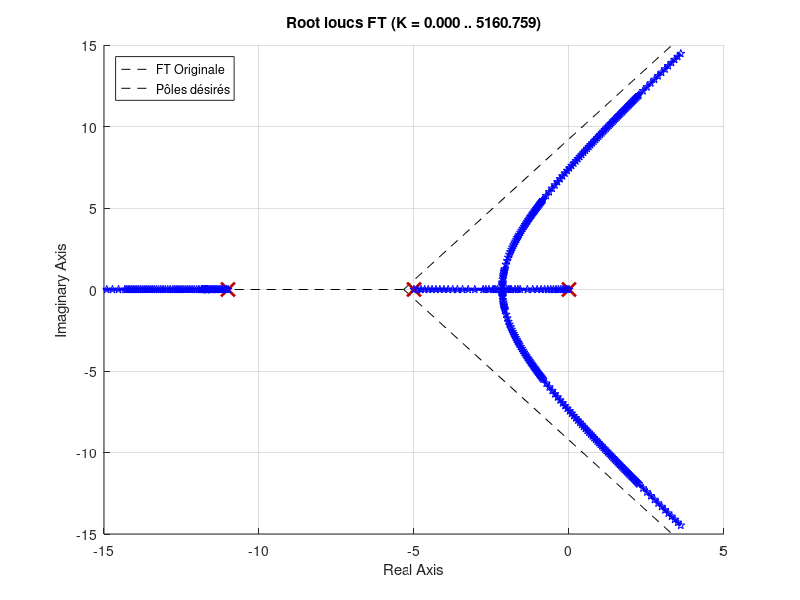
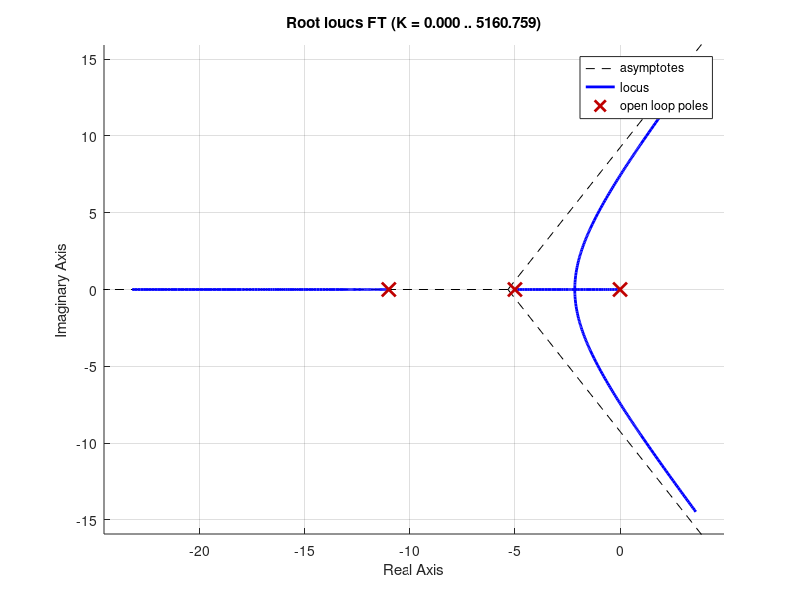

Source code (MATLAB) for these figures, in order: (Note: this script raises an error after producing the figures.)
% APP5 S5 Formatif 
% Probleme 3
clc
close all
clear
clc

% Un système asservi à retour unitaire a pour fonction de transfert en boucle ouverte :
numGs = [1];
denGs = conv([1 0],conv([1 5],[1 11]));
FT = tf(numGs,denGs)

%% (a) Un asservissement de type proportionnel de gain 𝐾𝑝 = 218.7 a initialement été conçu. 
% Calculer les performances de cet asservissement : 
% - pôles en boucle fermée, 
% - dépassement maximum 𝑀𝑝,
% - temps de stabilisation à 2% 𝑡𝑠(mode dominant) 
% - erreur en régime permanent pour une entrée rampe unitaire.
Kp = 218.7;
p_FB = rlocus(FT,Kp);
p_des = [p_FB(2); p_FB(3)];
s_des = p_des(1);
wn = abs(s_des);
Zeta = -real(s_des)./wn;
Phi = acosd(Zeta);
Mp = 100*exp(-pi./tand(Phi));
ts2pc = 4./(Zeta.*wn);
tp = pi./imag(s_des);
Kvel = Kp.*(numGs(end))./(denGs(end-1));
Erp = 1./Kvel;
disp(['s* = ', num2str(real(s_des)), ' ± ', num2str(imag(s_des)), 'i (il y a un autre pôle à ', num2str(real(p_FB(1))),')'])
disp(['𝑀𝑝 = ', num2str(Mp), '%'])
disp(['𝑡𝑠 = ', num2str(ts2pc), ' 𝑠'])
disp(['𝑡𝑝 = ', num2str(tp), ' 𝑠'])
disp(' ')
disp(['𝐾𝑣𝑒𝑙 = ', num2str(Kvel)])
disp(['𝑒𝑅𝑃 = ', num2str(Erp)])
disp(' ')

figure('Name','Lieu des racines de la FT originale et pôles désirés')
hold on
rlocus(FT,'r')
plot(real(p_FB),imag(p_FB),'p','MarkerEdgeColor','b')
axis([-15 5 -15 15])
legend('FT Originale','Pôles désirés','Location','NorthWest')
hold off
%% (b) La performance obtenue avec ce compensateur P n’est pas acceptable. 
% Concevoir un compensateur AvPh et un compensateur RePh en cascade avec 𝐺(𝑠) pour réduire 
% le temps de stabilisation et le dépassement maximum d’un facteur 2 et réduire l’erreur en régime permanent d’un facteur 10.
% Utiliser un facteur 𝐹 = 10 pour le placement du zéro du RePh.
disp('===================(B)===================')
F = 10;
Facteur = 2;
ts2pc2 = ts2pc./2;
Mp2 = Mp./2;
phi2 = atand(-pi/log(Mp2/100));
Zeta2 = cosd(phi2);
wn2_des = 4.0/(ts2pc2*Zeta2); % fréquence des oscillations
wa2 = wn2_des.*sqrt(1-Zeta2.^2);
Erp2 = Erp./F;
p_des_2 = [(-(Zeta2.*wn2_des) + i*wa2); (-(Zeta2.*wn2_des) - i*wa2)];
s_des_2 = p_des_2(1);
disp(['𝑡𝑠* = ', num2str(ts2pc2), ' 𝑠']);
disp(['𝑀𝑝* = ', num2str(Mp2), ' %'])
disp(['𝑒𝑅𝑃* = ', num2str(Erp2)])
disp(['𝜙* = ', num2str(phi2), ' deg'])
disp(['𝜁* = cos𝜙* = ', num2str(Zeta2)])
disp(['𝜔𝑛* = ', num2str(wn2_des)])
disp(['Les pôles désirés sont à 𝑠* = ', num2str(real(s_des_2)), ' ± ', num2str(imag(s_des_2)), 'i'])
disp('======Compensateur AvPh======')
alpha = 180 - phi2;
delta_phi = -180 - rad2deg(angle(polyval(numGs,s_des_2)./polyval(denGs,s_des_2))) + 360;
Phi_Z = (alpha + delta_phi)./2;
Phi_P = (alpha - delta_phi)./2;
z_pos = real(s_des_2) - (imag(s_des_2)./tand(Phi_Z));
p_pos = real(s_des_2) - (imag(s_des_2)./tand(Phi_P));
Ka_AvPh = 1./abs(((s_des_2 - z_pos)./(s_des_2 - p_pos)).*(polyval(numGs,s_des_2)./polyval(denGs,s_des_2)));

disp(['Avance de phase requise selon les spécifications = ', num2str(delta_phi), ' deg'])
disp(' ')
disp(['La position du zero de l`AvPh est ', num2str(z_pos)])
disp(['La position du pôle de l`AvPh est ', num2str(p_pos)])
disp(['Le gain de l`AvPh est ', num2str(Ka_AvPh)])
disp(' ')

num_AvPh = Ka_AvPh .*[1 -z_pos];
den_AvPh = [1 -p_pos];
disp('Compensateur Avance de phase:')
AvPh = tf(num_AvPh,den_AvPh)
disp(' ')
AvPh_Gs = AvPh * FT;
[numa,dena] = tfdata(AvPh_Gs,'v');

figure('Name','FT originale et FT avec AvPh simple')
hold on
rlocus(FT,'r')
rlocus(AvPh_Gs,'b')
p_e = rlocus(AvPh_Gs,1);
plot(real(p_des_2), imag(p_des_2),'p','MarkerEdgeColor','b')
plot(real(p_e), imag(p_e),'s','MarkerEdgeColor','g')
axis([-16 2 -8 8])
legend('FT originale', 'FT avec AvPh simple', 'pôles désirés','pôles obtenus','Location','NorthWest')
title('FT originale et FT avec AvPh simple')
hold off
disp('=====Compensateur Retard de phase====')
Erp_RePh = Erp2;
Kvel_des = 1./Erp_RePh;
Kvel_now = numa(end)./dena(end-1);
Erp_now = 1./Kvel_now;

K_des = Kvel_des./Kvel_now;
disp(['eRP_des = ', num2str(Erp_RePh)])
disp(['Kvel_des = ', num2str(Kvel_des)])
disp([' '])
disp(['Kvel_now = ', num2str(Kvel_now)])
disp(['eRP_now = ', num2str(Erp_now)])
disp([' '])
disp(['K_des = ', num2str(K_des)])
disp([' '])

zr = real(p_des_2(1))/F;
pr = zr/K_des;

numr = [1 -zr];
denr = [1 -pr];
disp('Compensateur RePh')
FTr = tf(numr,denr)
AvPh_FT_RePh = AvPh_Gs*FTr;

figure('Name','FT originale,avec AvPh simple et RePh (F=10)')
hold on
rlocus(FT,'r')
rlocus(AvPh_Gs,'b')
rlocus(AvPh_FT_RePh,'g')
p_e = rlocus(AvPh_FT_RePh,1);
plot(real(p_des_2), imag(p_des_2),'p','MarkerEdgeColor','b')
plot(real(p_e), imag(p_e),'s','MarkerEdgeColor','g')
axis([-16 2 -8 8])
legend('FT originale', 'FT avec AvPh simple', 'FT avec AvPh et RePh simples', 'pôles désirés','pôles obtenus','Location','NorthWest')
title('FT originale,avec AvPh simple et RePh (F=10)')
hold off

%% (c) Refaire le RePh mais avec cette fois un facteur 𝐹 = 2 pour placer son zéro. 
% Comparer le graphique du lieu des racines et de l’erreur à la rampe pour 𝐹 = 10 et 𝐹 = 2 
% et observer la dégradation dans un cas et l’amélioration dans l’autre.
F_ramp2 = 2;

zr2 = real(p_des_2(1))/F_ramp2;
pr2 = zr2/K_des;

numr2 = [1 -zr2];
denr2 = [1 -pr2];
disp('Compensateur RePh (F=2)')
FTr2 = tf(numr2,denr2)
AvPh_FT_RePh2 = AvPh_Gs*FTr2;

figure('Name','FT originale,avec AvPh simple et RePh (F=2)')
hold on
rlocus(FT,'r')
rlocus(AvPh_Gs,'b')
rlocus(AvPh_FT_RePh2,'g')
p_e = rlocus(AvPh_FT_RePh2,1);
plot(real(p_des_2), imag(p_des_2),'p','MarkerEdgeColor','b')
plot(real(p_e), imag(p_e),'s','MarkerEdgeColor','g')
axis([-16 2 -8 8])
legend('FT originale', 'FT avec AvPh simple', 'FT avec AvPh et RePh simples', 'pôles désirés','pôles obtenus','Location','NorthWest')
title('FT originale,avec AvPh simple et RePh (F=2)')
hold off

